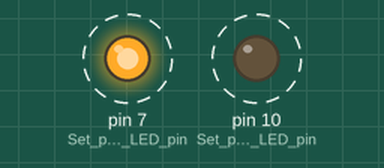
Simulated run of this sketch. Board: Arduino Uno, built with avr-gcc and run on an emulated ATmega328P. Shown: output pins drawn as LEDs (lit = HIGH). Dashed ring = blinking.

Above: at 0.05 s.
Timing chart, 0 to 3.0 s (numbered marks = the images above):
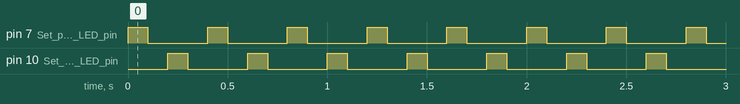

The sketch:

Lesson_1_LED.ino
```cpp
// Runs two alternatively blinking LEDs.

void setup() {
  // put your setup code here, to run once:
  pinMode(7, OUTPUT); // Set pin 7 as a LED pin
  pinMode(10 , OUTPUT); // Set pin 10 as a LED pin
}
void loop() {
  // put your main code here, to run repeatedly:
  digitalWrite(7, HIGH);   // turn the LED on
  delay(100);                       // wait for 0.1 second
  digitalWrite(7, LOW);    // turn the LED off
  delay(100);                       // wait for 0.1 second
  digitalWrite(10, HIGH);   // turn the second LED on
  delay(100);                       // wait for 0.1 second
  digitalWrite(10, LOW);    // turn the second LED off
  delay(100);                       // wait for 0.1 second
}
```

Measured:
- by itself, pin 7 (Set_pin_7_as_a_LED_pin), pin 10 (Set_pin_10_as_a_LED_pin): alternates HIGH for 0.10 s and LOW for 0.30 s
